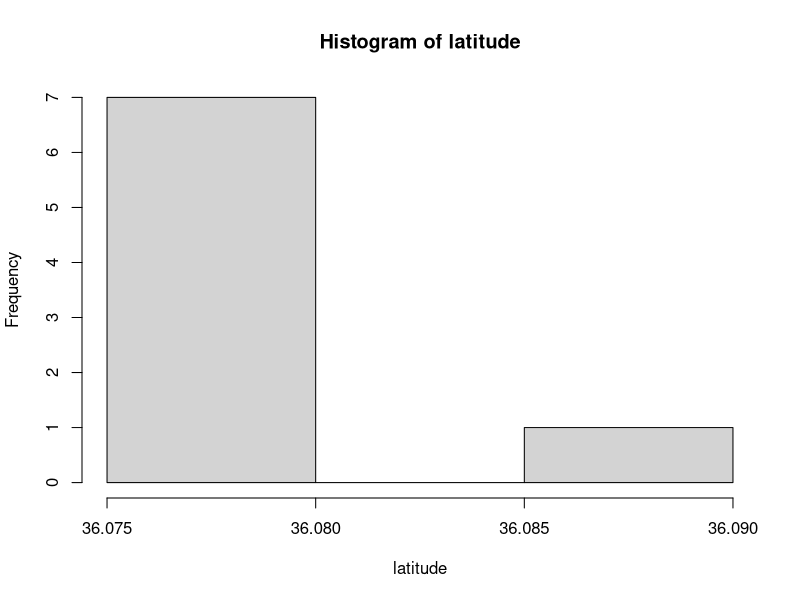
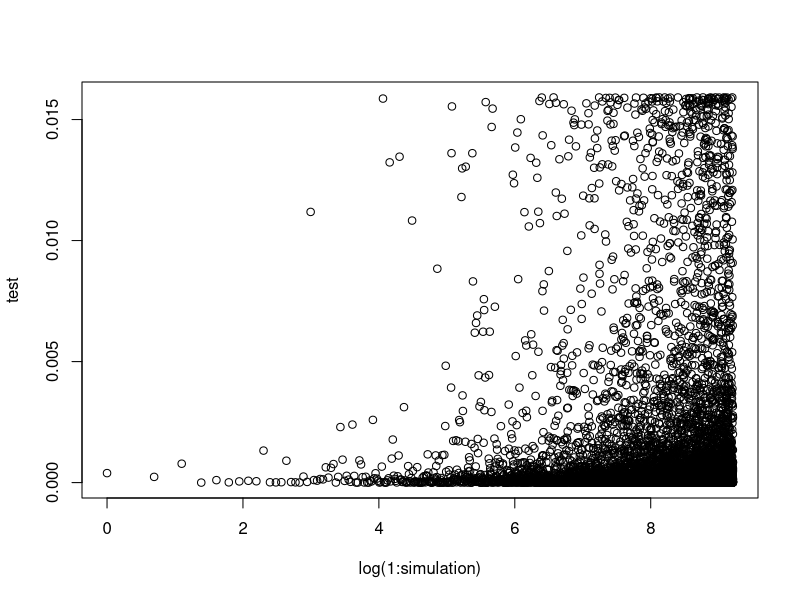

These figures' R source, in order: (Note: this script raises an error after producing the figures.)
#playing around with an importance sampling example

latitude <- c(36.077916, 36.078032, 36.078129, 36.078048,
              36.077942, 36.089612, 36.077789, 36.077563)

longitude <- c(79.009266, 79.009180,  79.009094, 79.008891,
               79.008962, 79.035760, 79.008917, 79.009281)

hist(latitude)

## data point is latitude, which has a cauchy distribution
## prior theta has a cauchy but is not conjugate
## first make a monte carlo update

simulation <- 10000
theta <- rcauchy(simulation, 36.07, 0.02)
test <- 1/simulation*dcauchy(latitude, theta, 0.002)
plot(log(1:simulation), test)

x = apply(as.matrix(theta), rcauchy, n = 1, 0.002)



theta <- seq(30,40, length.out=100)
# given the data
data <- dcauchy(latitude, theta, 0.0002)
# put a prior on theta
prior <- dcauchy(36.07, 0.02)

# need to estimate the marginal distriubtion p(x)



simulations <- 1000
theta_simulations <- rcauchy(simulations, 36.07, 0.02)
likelihood_simulations <- rcauchy(simulations, location=theta_simulations, 0.002)
plot(seq(1:simulations), marginal, type="l")

marginal_like = function(simulations = 1000){
  theta_simulations <- rcauchy(simulations, 36.07, 0.02)
  marginal <- apply(as.matrix(theta_simulations), 1, rcauchy, 0.002)
  mean(marginal)
}



# compute the posterior risk given c 
# s is the number of random draws 
posterior_risk = function(c, a_prior, b_prior, sum_x, n, s = 30000){
  # randow draws from beta distribution 
  a_post = a_prior + sum_x
  b_post = b_prior + n - sum_x
  theta = rbeta(s, a_post, b_post)
  loss <- apply(as.matrix(theta),1,loss_function,c)
  # average values from the loss function
  risk = mean(loss)
}
# a sequence of c in [0, 0.5]
c = seq(0, 0.5, by = 0.01)
post_risk <- apply(as.matrix(c),1,posterior_risk, a, b, sum_x, n)
head(post_risk)

